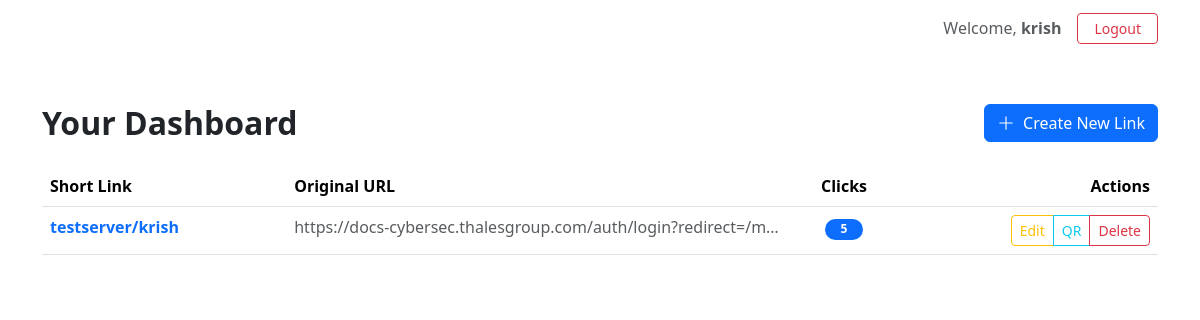
The app's page / (signed in), older data.
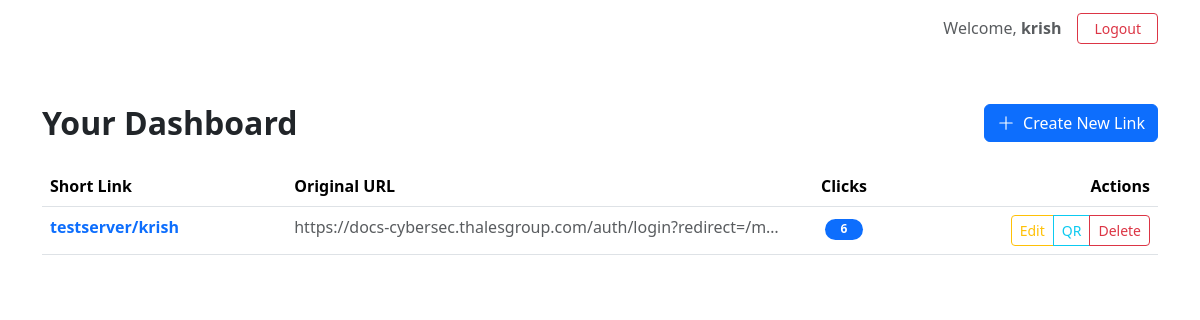
The same page, newer data.
### shortener/models.py (models this page shows, shortened)
class ShortURL(models.Model):
    user = models.ForeignKey(User, on_delete=models.CASCADE)
    original_url = models.URLField()
    short_key = models.CharField(max_length=10, unique=True)
    created_at = models.DateTimeField(auto_now_add=True)
    click_count = models.PositiveIntegerField(default=0)
    expires_at = models.DateTimeField(null=True, blank=True)
    is_active = models.BooleanField(default=True)

### shortener/views.py (the view)
# urls.py: path('', views.dashboard, name='dashboard'),
@login_required
def dashboard(request):
    urls = ShortURL.objects.filter(user=request.user)
    return render(request, 'dashboard.html', {'urls': urls})

### templates/dashboard.html
{% extends 'base.html' %}
{% block content %}
<div class="animate-in">
    <div class="d-flex justify-content-between align-items-center mb-4">
        <h2 class="fw-bold mb-0">Your Dashboard</h2>
        <a href="{% url 'create' %}" class="btn btn-primary d-flex align-items-center">
            <svg xmlns="http://www.w3.org/2000/svg" width="18" height="18" fill="currentColor"
                class="bi bi-plus-lg me-2" viewBox="0 0 16 16">
                <path fill-rule="evenodd"
                    d="M8 2a.5.5 0 0 1 .5.5v5h5a.5.5 0 0 1 0 1h-5v5a.5.5 0 0 1-1 0v-5h-5a.5.5 0 0 1 0-1h5v-5A.5.5 0 0 1 8 2Z" />
            </svg>
            Create New Link
        </a>
    </div>
    <div class="glass-card">
        <div class="table-responsive">
            <table class="table mb-0">
                <thead>
                    <tr>
                        <th>Short Link</th>
                        <th>Original URL</th>
                        <th class="text-center">Clicks</th>
                        <th class="text-end">Actions</th>
                    </tr>
                </thead>
                <tbody>
                    {% for url in urls %}
                    <tr>
                        <td>
                            <a href="/{{ url.short_key }}/" target="_blank"
                                class="text-primary text-decoration-none fw-bold">
                                {{ request.get_host }}/{{ url.short_key }}
                            </a>
                        </td>
                        <td class="text-muted text-truncate" style="max-width: 300px;">{{ url.original_url }}</td>
                        <td class="text-center">
                            <span class="badge bg-primary rounded-pill px-3">{{ url.click_count }}</span>
                        </td>
                        <td class="text-end">
                            <div class="btn-group">
                                <a href="{% url 'edit' url.id %}" class="btn btn-sm btn-outline-warning">Edit</a>
                                <a href="{% url 'qr' url.short_key %}" class="btn btn-sm btn-outline-info">QR</a>
                                <a href="{% url 'delete' url.id %}" class="btn btn-sm btn-outline-danger"
                                    onclick="return confirm('Delete this link?')">Delete</a>
                            </div>
                        </td>
                    </tr>
                    {% empty %}
                    <tr>
                        <td colspan="4" class="text-center py-5 text-muted">
                            <p class="mb-0">You haven't shortened any links yet.</p>
                        </td>
                    </tr>
                    {% endfor %}
                </tbody>
            </table>
        </div>
    </div>
</div>
{% endblock %}

### templates/base.html (shortened to what this page needs)
{% load static %}
<!DOCTYPE html>
<html lang="en">
<head>
    <link href="https://cdn.jsdelivr.net/npm/bootstrap@5.3.2/dist/css/bootstrap.min.css" rel="stylesheet">
</head>
<body>
    <nav class="navbar navbar-expand-lg navbar-dark sticky-top">
        <div class="container">
            <a class="navbar-brand" href="{% url 'dashboard' %}">LinkSwift</a>
            <div class="ms-auto d-flex align-items-center">
                {% if user.is_authenticated %}
                <span class="text-muted me-3 d-none d-md-inline">Welcome, <strong>{{ user.username }}</strong></span>
                <a href="{% url 'logout' %}" class="btn btn-sm btn-outline-danger px-3">Logout</a>
                {% else %}
                <a href="{% url 'login' %}" class="btn btn-sm btn-primary px-4 me-2">Login</a>
                <a href="{% url 'register' %}" class="btn btn-sm btn-outline-light px-4">Register</a>
                {% endif %}
            </div>
        </div>
    </nav>
    <div class="container mt-5 pb-5">
        {% block content %}
        {% endblock %}
    </div>
</body>
</html>

Row changes from the older to the newer data that the page shows:
changed ShortURL "krish": click_count "5" → "6"
